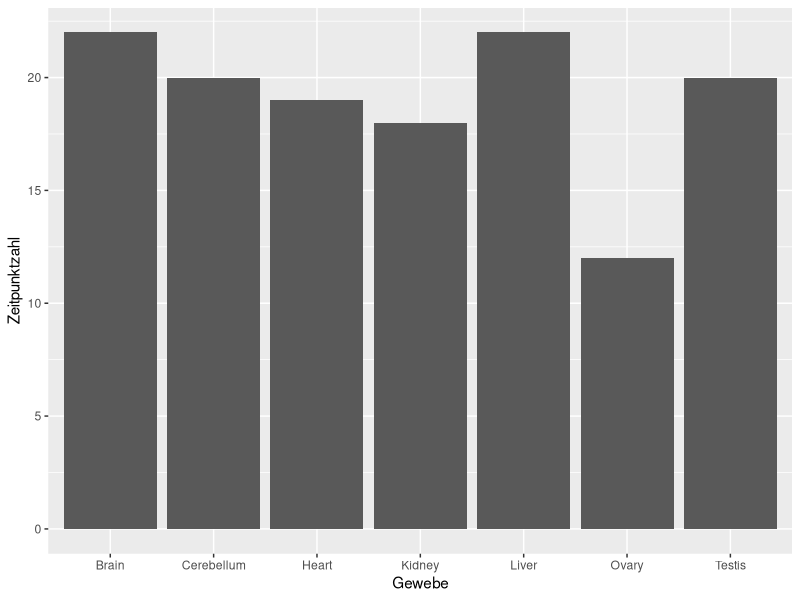
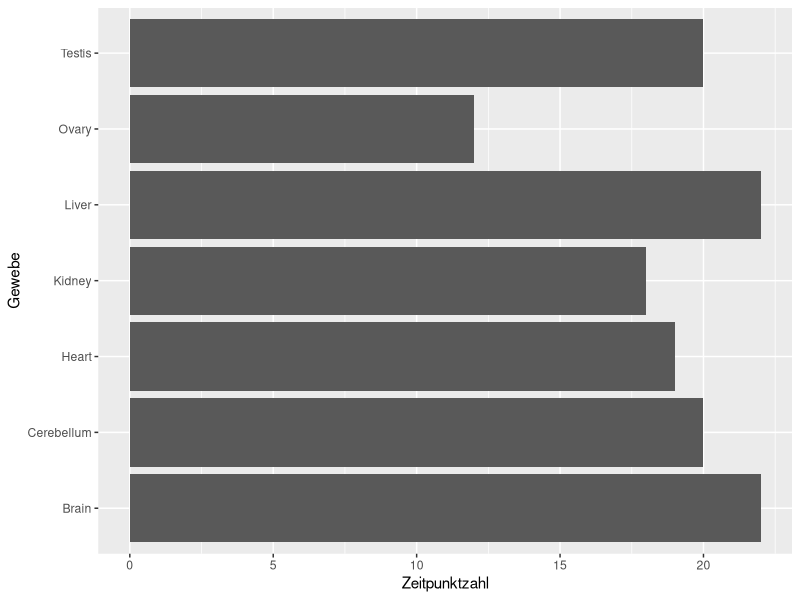
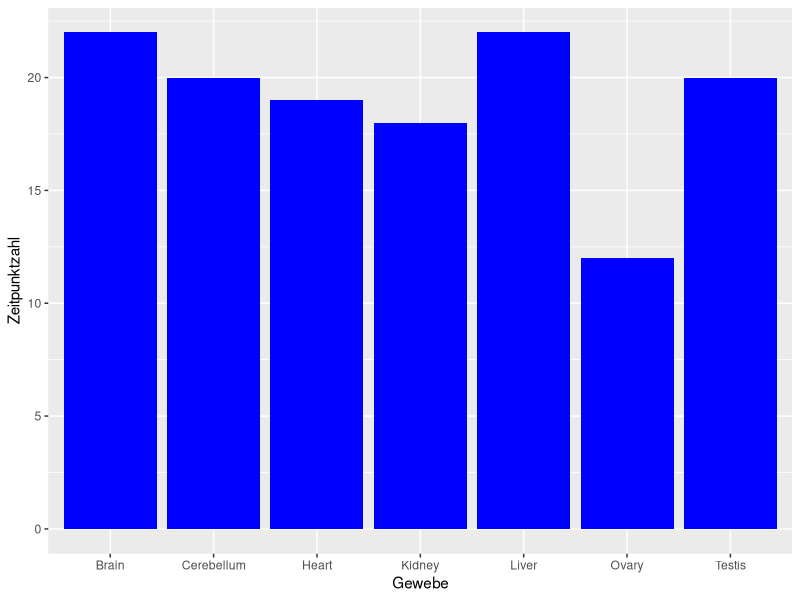
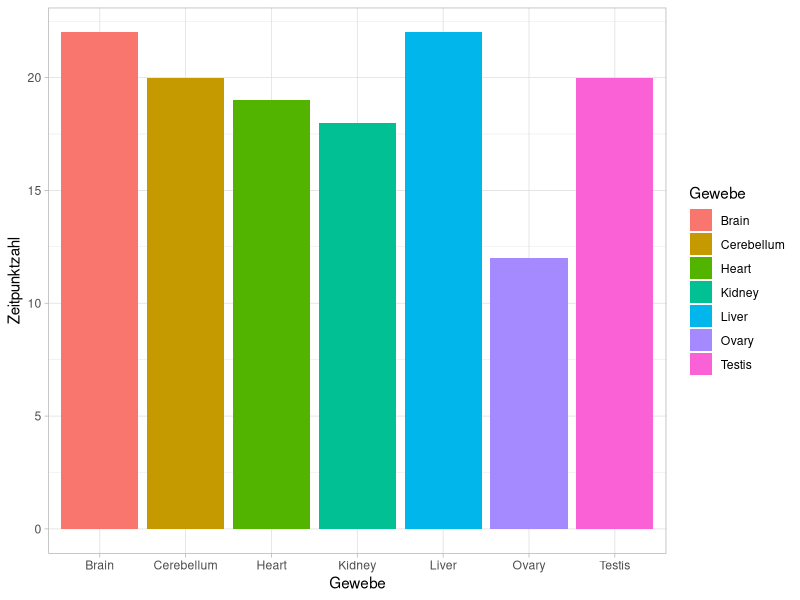
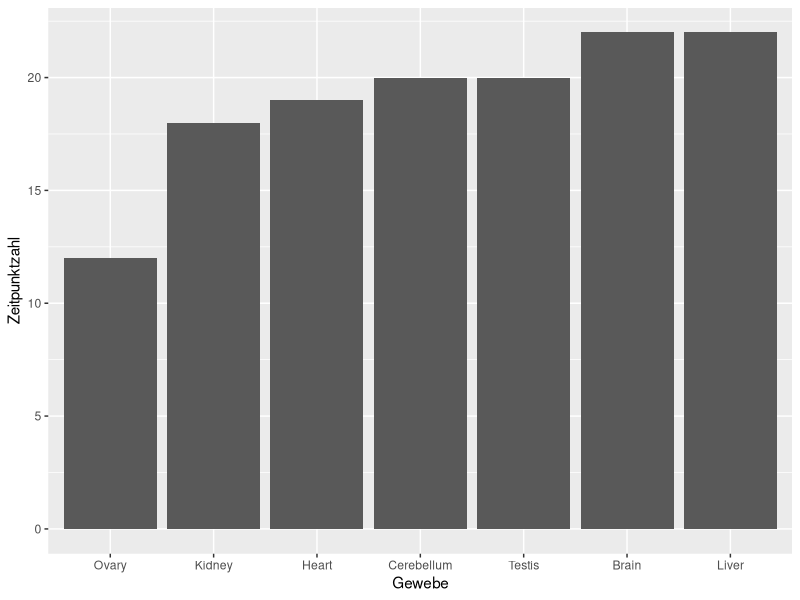
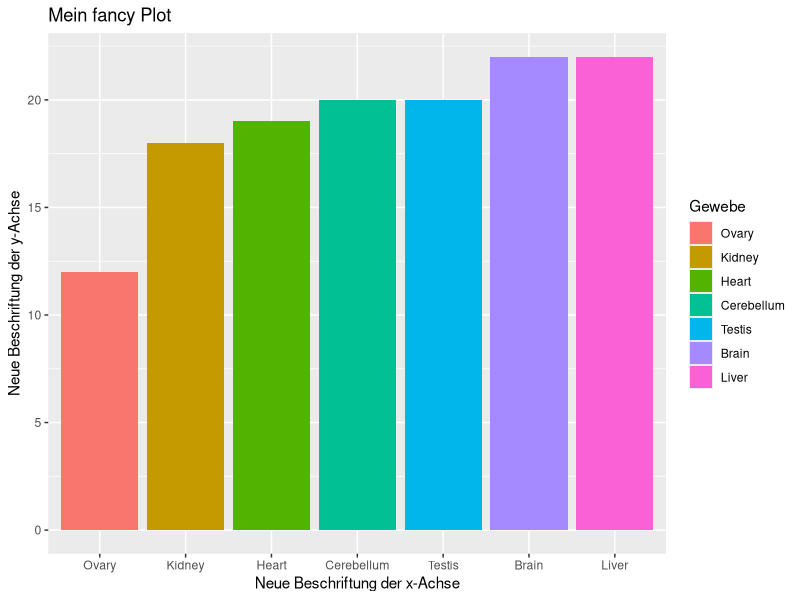
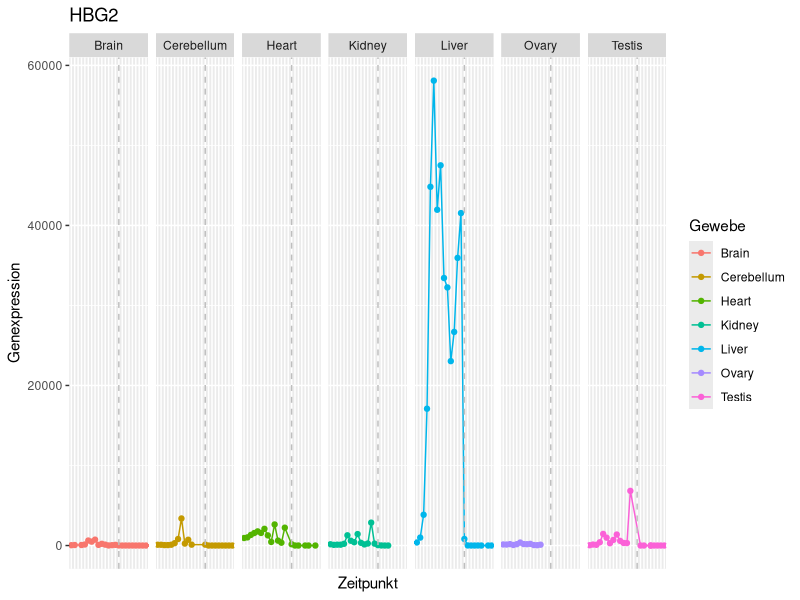
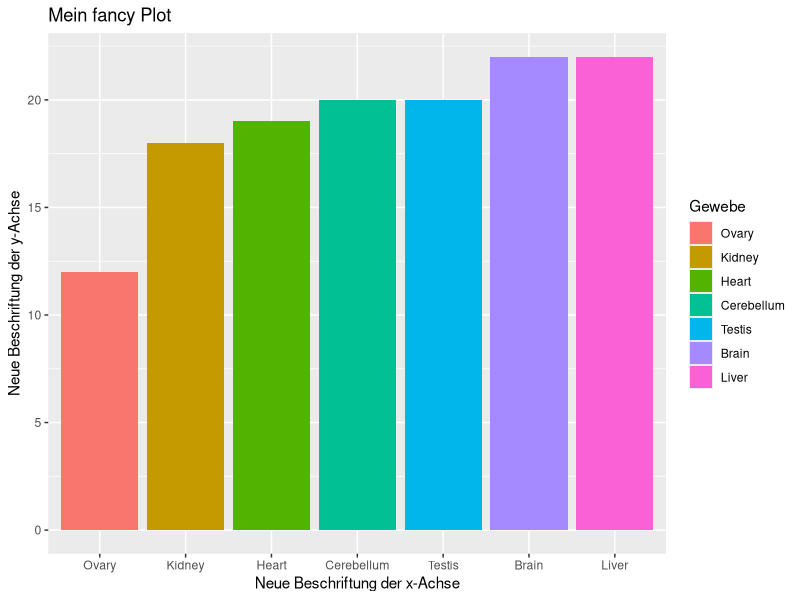

Here is the R script that generated these plots, in order:
## ---- chunk 1
knitr::opts_chunk$set(echo = TRUE)
## ---- chunk 2
library(tidyverse)
## ---- chunk 3
data <- read_csv('../Daten/Human_subset_10_genes.csv', show_col_types = FALSE)

# damit nachher die Zeitpunkte in der richtigen Reihenfolge sortiert werden, legen
# wir zu Beginn einmal die Reihenfolge fest
alle_Zeitpunkte <- c("4wpc", "5wpc", "6wpc", "7wpc", "8wpc", "9wpc", "10wpc", "11wpc",
                     "12wpc", "13wpc", "16wpc", "18wpc", "19wpc", "20wpc", "newborn",    
                     "infant", "toddler", "school", "teenager", "youngAdult",
                     "youngMidAge", "olderMidAge", "senior")
data$Zeitpunkt <- factor(data$Zeitpunkt, levels = alle_Zeitpunkte)

head(data)  
# Falls ihr hier einen Fehler bekommt, dass die Datei nicht existiert, dann müsst
# ihr eventuell euer working directory ändern und den korrekten Pfad zu euren
# Daten eingeben, z.B. so setwd("~/Documents/Privat/Bioinfo_lsl/HLSL_BioinfoAG_2024/")
## ---- chunk 4
unique(data$Gewebe)
## ---- chunk 5
# füge deinen eigenen Code hier ein
## ---- chunk 6

## ---- chunk 7

## ---- chunk 8

## ---- chunk 9

## ---- chunk 10

## ---- chunk 11
# dazu wählen wir zunächsten die Spalten Gewebe und Zeitpunkt aus
Anzahl_Zeitpunkte <- data %>% subset(select = c(Gewebe, Zeitpunkt)) %>% 
  # und reduzieren die Anzahl an Zeilen, so dass jede Zeile nur einmal vorkommt
  distinct() %>% 
  # dann gruppieren wir die Zeilen nach Gewebe
  group_by(Gewebe) %>% 
  # und zählen pro Gewebe die Anzahl an Zeitpunkten
  summarize(Zeitpunktzahl = n())

Anzahl_Zeitpunkte
## ---- chunk 12
# dazu nutzen wir das Paket ggplot2, das bereits in tidyverse enthalten ist
# zuerst gibt man den data.frame mit seinen Daten an, sowie was auf die 
# x- und y-Achse geplottet werden soll
ggplot(Anzahl_Zeitpunkte, aes(x = Gewebe, y = Zeitpunktzahl)) +
  # danach gibt man an, was für einen Plottypen man möchte, also z.B. ein Balkendiagramm (=geom_bar)
  geom_bar(stat = 'identity')
## ---- chunk 13
ggplot(Anzahl_Zeitpunkte, aes(x = Zeitpunktzahl, y = Gewebe)) +
  geom_bar(stat = 'identity')
## ---- chunk 14
ggplot(Anzahl_Zeitpunkte, aes(x = Gewebe, y = Zeitpunktzahl)) +
  geom_bar(stat = 'identity', fill = 'blue')
## ---- chunk 15
ggplot(Anzahl_Zeitpunkte, aes(x = Gewebe, y = Zeitpunktzahl, fill = Gewebe)) +
  geom_bar(stat = 'identity') +
  theme_light()
## ---- chunk 16
# dazu speichern wir die Reihenfolge als factor levels
Anzahl_Zeitpunkte$Gewebe <- reorder(Anzahl_Zeitpunkte$Gewebe, Anzahl_Zeitpunkte$Zeitpunktzahl)

ggplot(Anzahl_Zeitpunkte, aes(x = Gewebe, y = Zeitpunktzahl)) +
  geom_bar(stat = 'identity')
## ---- chunk 17
ggplot(Anzahl_Zeitpunkte, aes(x = Gewebe, y = Zeitpunktzahl, fill = Gewebe)) +
  geom_bar(stat = 'identity') +
  xlab('Neue Beschriftung der x-Achse') +
  ylab('Neue Beschriftung der y-Achse') +
  ggtitle('Mein fancy Plot')
## ---- chunk 18
# Hier den Pfad abändern, zu der Stelle, wo ihr es speichern möchtet
# Also z.B. wenn ihr einen Abbildungen Ordner in dem geclonten repo erstellt, 
# dann funktioniert der angegebene Pfad
ggsave('../Abbildungen/fancy_barplot.png')
## ---- chunk 19
# dazu berechnen wir erstmal die Mittelwerte über alle Zeitpunkte
mean_RPKM <- data %>% group_by(Gen, Gewebe) %>%
  summarize(mean_RPKM = mean(RPKM)) %>%
  # und wählen dann ein Gen aus
  filter(Gen == 'TP53')
head(mean_RPKM)

# und jetzt plotten wir die Ergebnisse wieder mit ggplot
# füge hier deinen Code ein (analog zu den Beispielen oben)
## ---- chunk 20
# dazu wählen wir ein beliebiges Gen aus und wählen die entsprechenden 
# Zeilen aus unserem Datensatz aus
Lieblings_Gen = 'HBG2'
Gen_Daten <- filter(data, Gen == Lieblings_Gen)

ggplot(Gen_Daten, aes(x = Zeitpunkt, y = RPKM, col = Gewebe, group = Gewebe)) + 
  # wir fügen jeden Messwert als Punkt ein
  geom_point() +
  # und verbinden zusätzlich die Punkte mit einer Linie
  geom_line() + 
  # wir möchten mehrere subplots nebeneinander, einen pro Gewebe
  facet_grid(~Gewebe) + 
  # kleine Schönheitskorrektur: wir entfernen die Beschriftung der x-Achse, 
  # dass es nicht zu voll wird
  theme(axis.text.x = element_blank(), axis.ticks.x = element_blank()) +
  # wir fügen eine graue, vertikale Linie ein, damit man erkennt, wo die Geburt ist
  geom_vline(xintercept = "newborn", linetype = "dashed", col = "gray") +
  # jetzt beschriften wir noch die y-Achse und geben dem Plot einen Title
  ylab('Genexpression') +
  ggtitle(Lieblings_Gen)
